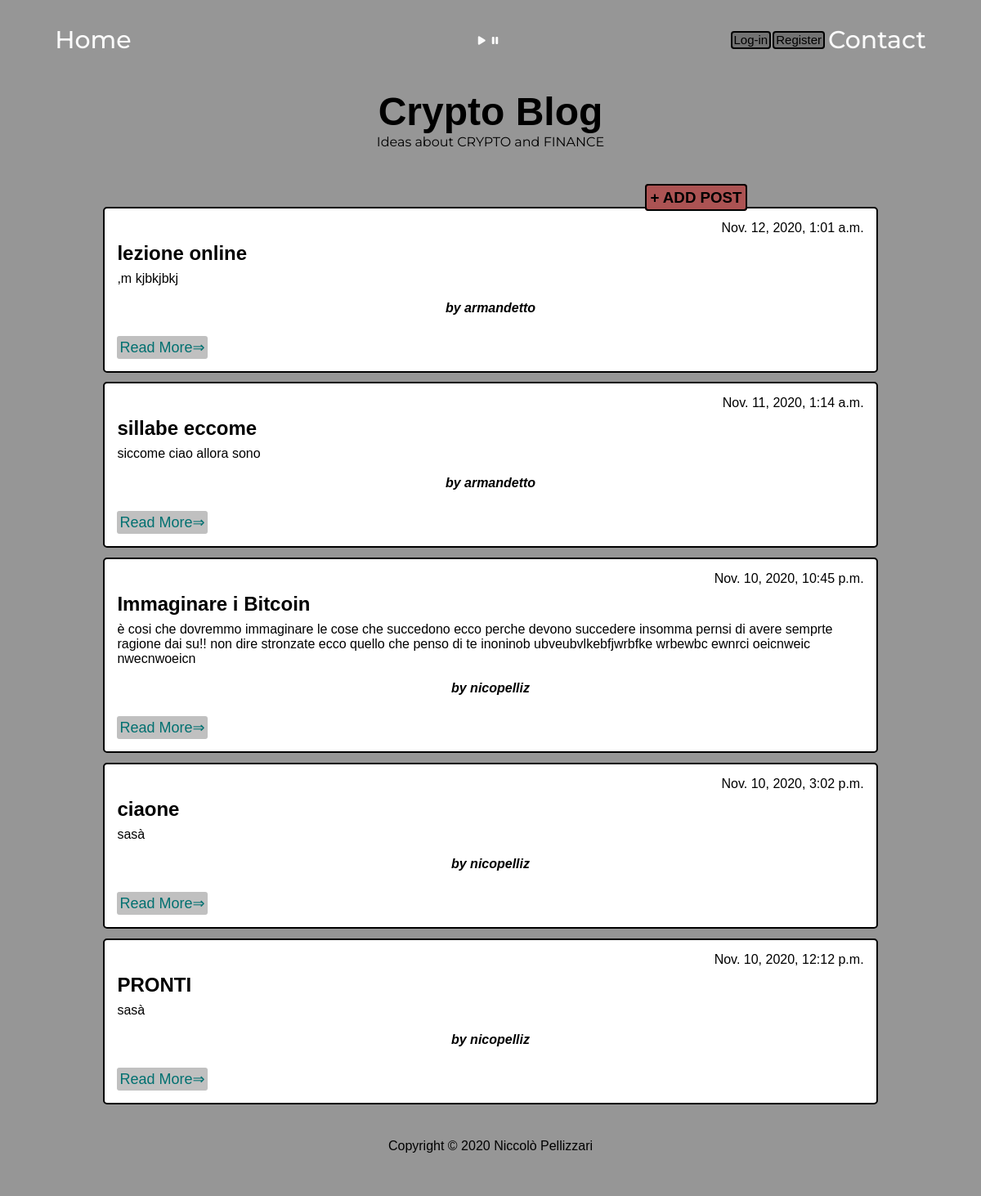
The page /crypto-blog/ on the database its author committed.
### cryptoblog/models.py (models this page shows, shortened)
class Post(models.Model):
    title = models.CharField(max_length=200, unique=True)
    author = models.ForeignKey(User, on_delete=models.CASCADE, related_name='blog_posts')
    updated_on = models.DateTimeField(auto_now=True)
    content = RichTextField(blank= True, null= True)
    prefazione = models.CharField(max_length=255)
    created_on = models.DateTimeField(auto_now_add=True)
    status = models.IntegerField(choices=STATUS, default=1)
    class Meta:
        ordering = ['-created_on']

### cryptoblog/views.py (the view)
# urls.py: path('', PostList.as_view(), name='blog_home'),
class PostList(ListView):
    queryset = Post.objects.filter(status=1).order_by('-created_on')
    template_name = 'blog_page.html'

### templates/blog_page.html (shortened to what this page needs)
{% extends 'base.html' %}
{% load static %}
{% block content %}
<head>
    <link href="{% static 'css/crypto-blog.css' %}" rel="stylesheet" type="text/css">
</head>
<body>
<header class="masthead">
    <div id="container1">
        <div class="row">
            <div class=" col-md-8 col-md-10 mx-auto">
                <div class="site-heading">
                    <h3 class=" site-heading my-4 mt-3 text-white"> Crypto Blog </h3>
                    <p class="text-light">Ideas about CRYPTO and FINANCE
                    </p>
                </div>
            </div>
        </div>
    </div>
</header>
<div id="container2">
    <div class="row">
        <div class="col-md-8 mt-3 left">
            <h3><a class="add-post" href="{% url 'add_post' %}">+ ADD POST</a></h3>
            {% for post in post_list %}
            <div class="card mb-4">
                <div class="card-body">
                    <p class="h6">{{ post.created_on}} </p>
                    <h2 class="h5">{{ post.title }}</h2>
                    <p class="h5">{{post.prefazione }}</p><br>
                    <p class="h4">by {{post.author}}</p>
                    <div class="justify">
                    <a href="{% url 'post_detail' post.pk  %}" class="btn  btn-read-more">Read More&Rightarrow;</a>
                    </div>
                </div>
            </div>
            {% endfor %}
        </div>
    </div>
</div>
</body>
{% endblock content%}

### static/css/crypto-blog.css (style rules this page uses)
body { font-family: 'Trebuchet MS', 'Lucida Sans Unicode', 'Lucida Grande', 'Lucida Sans', Arial, sans-serif; }
.masthead { margin-left: auto; margin-right: auto; padding: 12px; width: 40%; background-color: none; margin-bottom: 3%; }
.masthead { min-width: 340px; max-width: 430px; }
#container1 h3 { text-align: center; font-size: 3em; font-weight: bold; }
#container1 p { text-align: center; font-family: "Montserrat", sans-serif; }
.card { margin-left: auto; margin-right: auto; width: 80%; margin-bottom: 1%; }
.add-post { background: rgb(172, 83, 83); color: black; width: 125px; border-radius: 4px; border: 2px solid black; padding: 4px; text-align: right; margin-left: 66%; text-decoration: none; }
.card-body { border: solid 2.5px black; border-radius: 5px; background-color: white; padding: 15px; }
.btn { margin-top: 10px; font-size: 18px; padding: 3px; background:rgb(192,192,192); cursor: pointer; text-decoration: none; border-radius: 3px; }
.btn:link { color: rgb(1,112,112); }
.justify { margin-top: 15px; display: flex; justify-content: space-between; }
.h6 { text-align: right; margin-bottom:5px; }
.h5 { margin-top:8px; }
.h4 { margin-bottom: 15px; text-align: center; font-style: oblique; font-weight: bold; }

### templates/base.html (style rules this page uses)
* { box-sizing: border-box; margin: 0; padding: 0; }
header, body, footer { background-color: rgb(150, 150, 150); }
html, body { height: 100%; }
body { margin: 0 8px 0; position: relative; padding-bottom: 100px; }

### rows shown on the page
Post: created_on "Nov. 12, 2020, 1:01 a.m.", title "lezione online", prefazione ",m kjbkjbkj", author "armandetto"
Post: created_on "Nov. 11, 2020, 1:14 a.m.", title "sillabe eccome", prefazione "siccome ciao allora sono", author "armandetto"
Post: created_on "Nov. 10, 2020, 10:45 p.m.", title "Immaginare i Bitcoin", prefazione "è cosi che dovremmo immaginare le cose che succedono ecco perche devono succedere insomma pernsi di avere semprte ragione dai su!! non dire stronzate ecco quello che penso di te inoninob ubveubvlkebfjwrbfke wrbewbc ewnrci oeicnweic nwecnwoeicn", author "nicopelliz"
Post: created_on "Nov. 10, 2020, 3:02 p.m.", title "ciaone", prefazione "sasà", author "nicopelliz"
Post: created_on "Nov. 10, 2020, 12:12 p.m.", title "PRONTI", prefazione "sasà", author "nicopelliz"
